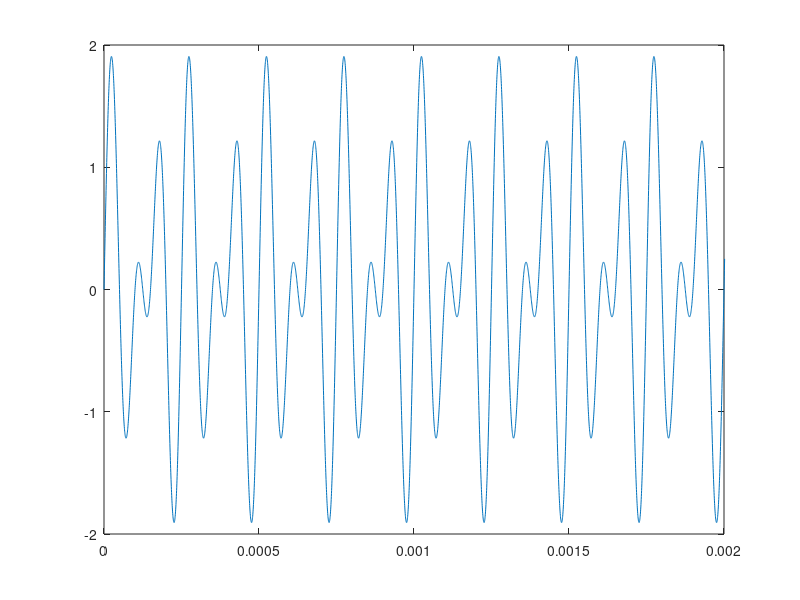
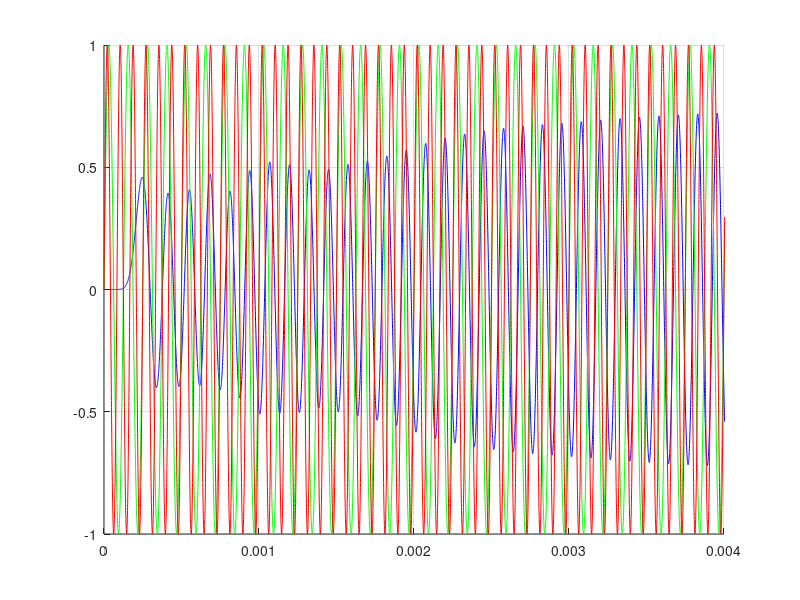
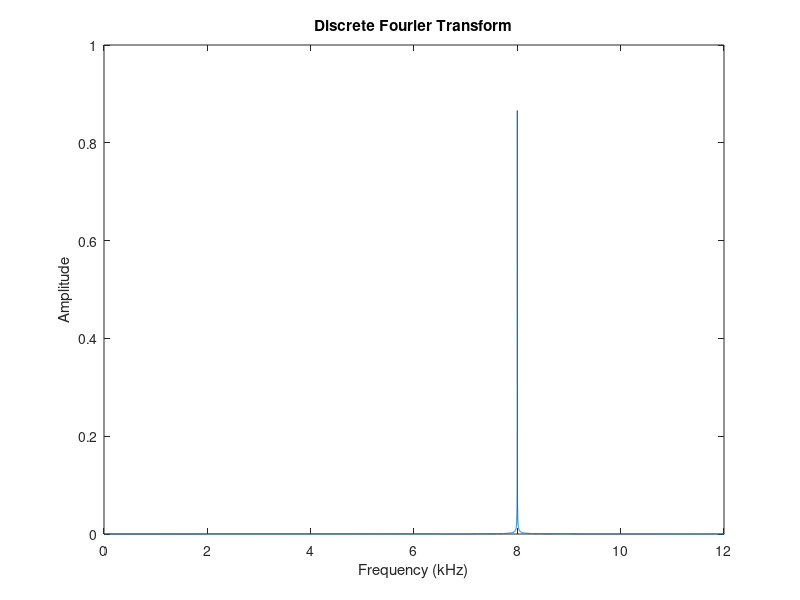

Source code (MATLAB) for these figures, in order:
ripplePass = 3; % dB
rippleStop = -72.25; % dB (0.5/2^11 -> dB)
wp = 8000*2*pi; % Extract components 'til 8 kHz
ws = 11000*2*pi; % No components in range 8 - 11 kHz
fs = 24000; % sample freq.

% Calculate order and cutoff angular frequency
[n, Wp] = cheb1ord(wp, ws, ripplePass, rippleStop,'s');

% Coefficients
[numerator, denominator] = cheby1(n, ripplePass, Wp, 's');
% Make it a LTI-system
ct_filter = tf(numerator, denominator);

% Plot magnitude and freq.
% figure('Name', 'Magnitude and frequency of chebyshev I');
% freqs(numerator, denominator)


% continous time
f1 = 8e3;
f2 = 12e3;
t_resolution = 100; % Make it approximately CT

t_end = 0.002;
t = 0:1/(t_resolution*fs):1; % 0.2 förut

ct_signal_wanted = sin(f1*2*pi.*t);
ct_signal_disturbance = sin(f2*2*pi.*t);
ct_signal_in = ct_signal_wanted + ct_signal_disturbance;
figure('Name', 'Input signal');
plot(t, ct_signal_in)
xlim([0, t_end])

% Filter -> LTI system
% ct_filter = zpk(z, p, k);

% Simulate output response of filter
figure('Name', 'Output, wanted and disturbance');
hold on
grid on
output_signal = lsim(ct_filter, ct_signal_in, t);
plot(t, output_signal, 'b');
plot(t, ct_signal_wanted, 'g')
plot(t, ct_signal_disturbance, 'r')
xlim([0, t_end*2])
hold off

% Sampling
% sampled_output = output_signal(1:1/fs:end);
% t_sample = t(1:1/fs:end);
% figure('Name', 'Sampled output signal')
% plot(t_sample, sampled_output)

% Sampling
t_sampled = 0:1/fs:1;
ct_sampled = sin(2*pi*f1.*t_sampled) + sin(2*pi*f2.*t_sampled);

% FFT
N = length(ct_sampled); % Number of samples
X = fft(ct_sampled); % We'll get the N corresponding freq. values
fvector = (0:N-1)/N*fs; % Frequency
disp((N))
figure('Name', 'FFT')
plot(fvector/1e3, abs(X)/max(X)) % Hz -> kHz and normalize amplitude
xlim([0 fs/2e3])
xlabel('Frequency (kHz)')
ylabel('Amplitude')
title('Discrete Fourier Transform')